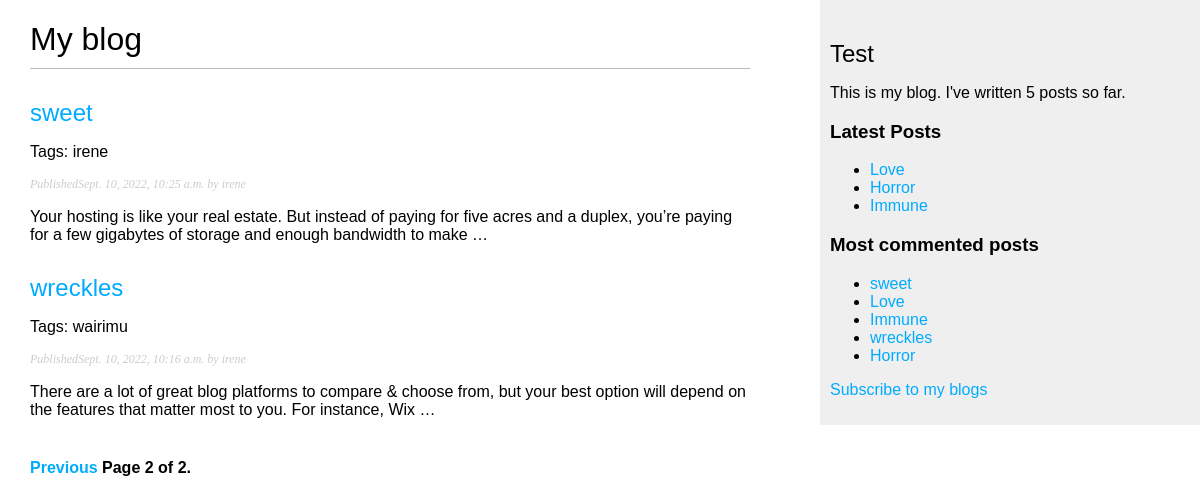
Screenshot of /?page=2 with the database file from the repository.
### blog/models.py (models this page shows, shortened)
class Post(models.Model):
    STATUS_CHOICES = (
        ('draft','Draft'),
        ('published','Published'),
    )
    title= models.CharField(max_length=250)
    slug = models.SlugField(max_length=250,unique_for_date='publish')
    author = models.ForeignKey(User,on_delete=models.CASCADE,related_name='blog_posts')
    body = models.TextField()
    publish = models.DateTimeField(default=timezone.now)
    created = models.DateTimeField(auto_now_add=True)
    updated = models.DateTimeField(auto_now_add=True)
    status = models.CharField(max_length=10,choices=STATUS_CHOICES,default='draft')
    objects = models.Manager()
    published = PublishedManager()
    tags = TaggableManager()
    class Meta:
        ordering = ('-publish',)
    def get_absolute_url(self):
        return reverse('blog:post_detail',
                        args=[
                            self.publish.year,
                            self.publish.month,
                            self.publish.day,self.slug
                        ])

### blog/views.py (the view)
# urls.py: path('', views.post_list,name='post_list'),
def post_list(request,tag_slug=None):
    object_list = Post.published.all()
    tag = None
    if tag_slug:
        tag - get_object_or_404(Tag,slug=tag_slug)
        object_list = object_list.filter(tags__in=[tag])
    paginator = Paginator(object_list,3)#3 posts in each page
    page = request.GET.get('page')
    try:
        posts = paginator.page(page)
    except PageNotAnInteger:
        posts = paginator.page(1)
    except EmptyPage:
        posts = paginator.page(paginator.num_pages)
    return render(request,'blog/list.html',{'posts':posts,'tag':tag})

### blog/models.py (called while the page is built)
    def get_queryset(self):
        return super(PublishedManager,self).get_queryset()\
                    .filter(status='published')

### blog/templatetags/blog_tags.py (called while the page is built)
@register.simple_tag()
def total_posts():
    return Post.published.count()

@register.inclusion_tag('blog/latest_posts.html')
def latest_posts(count=5):
    latest_posts= Post.published.order_by('-publish')[ :count]
    return {'latest_posts': latest_posts}

@register.simple_tag()
def most_commented_posts(count=5):
    return Post.published.annotate(total_comments=Count('comments')).order_by('-total_comments')[:count]

### blog/templates/blog/list.html (shortened to what this page needs)
{% extends "blog/base.html" %}
{% block content%}
    <h1>My blog</h1>
    {% for post in posts%}
        <h2> <a href="{{post.get_absolute_url}}">
            {{post.title}}
        </a>
        </h2>
        <p class="tags">Tags: {{ post.tags.all|join:", " }}</p>
        <p class="date">
            Published{{post.publish}} by {{post.author}} </p>
            {{post.body|truncatewords:30|linebreaks}}
{% endfor  %}
{% include "blog/pagination.html" with page=posts %}
{% endblock%}

### blog/templates/blog/base.html (shortened to what this page needs)
{% load blog_tags%}
{% load static %}
<!DOCTYPE html>
<html>
    <head>
        <link href="{%static "blog.css"%}"rel="stylesheet">
    <body>
        <div id="content">
        {% block content %}
        {% endblock %}
        </div>
        <div id="sidebar">
        <h2>Test</h2>
        <p>This is my blog. I've written {% total_posts %} posts so far.</p>
        <h3> Latest Posts </h3>
        {% latest_posts 3 %}
        <h3> Most commented posts </h3>
        {% most_commented_posts as most_commented_posts%}
        <ul>
        {% for post in most_commented_posts%}
            <li>
                <a href="{{post.get_absolute_url}}">{{post.title}}</a>
            </li>
        {% endfor %}
        </ul>
        <p>
            <a href="{% url 'blog:post_feed'%}"> Subscribe to my blogs</a>
        </p>
        </div>
        </body>
</html>

### blog/templates/blog/latest_posts.html
<ul>
    {% for post in latest_posts %}
        <li>
            <a href="{{ post.get_absolute_url }}">{{post.title}}</a>
        </li>
    {% endfor %}
</ul>

### blog/static/blog.css (style rules this page uses)
body { margin:0; padding:0; font-family:helvetica, sans-serif; }
a { color:#00abff; text-decoration:none; }
h1 { font-weight:normal; border-bottom:1px solid #bbb; padding:0 0 10px 0; }
h2 { font-weight:normal; margin:30px 0 0; }
#content { float:left; width:60%; padding:0 0 0 30px; }
#sidebar { float:right; width:30%; padding:10px; background:#efefef; height:100%; }
p.date { color:#ccc; font-family: georgia, serif; font-size: 12px; font-style: italic; }

### rows the page displays
Post: title "sweet", tags.all "irene", publish "Sept. 10, 2022, 10:25 a.m.", author "irene", body "Your hosting is like your real estate. But instead of paying for five acres and a duplex, you’re paying for a few gigabytes of storage and enough bandwidth to make …"
Post: title "wreckles", tags.all "wairimu", publish "Sept. 10, 2022, 10:16 a.m.", author "irene", body "There are a lot of great blog platforms to compare & choose from, but your best option will depend on the features that matter most to you. For instance, Wix …"
Post: title "Love"
Post: title "Horror"
Post: title "Immune"

### other values shown
{{ page.number }} "2"
{{ page.paginator.num_pages }} "2"
